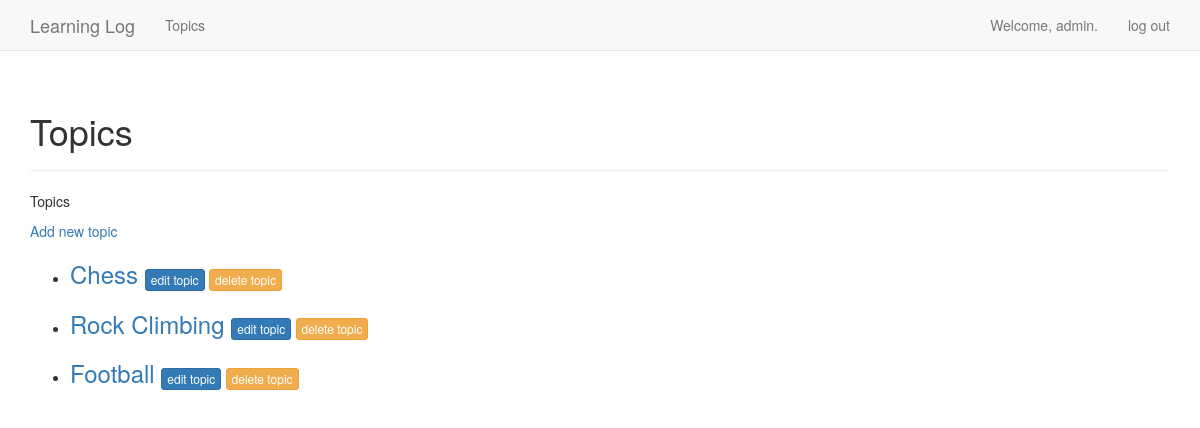
Before: /topics/ (signed in) with the older database file.
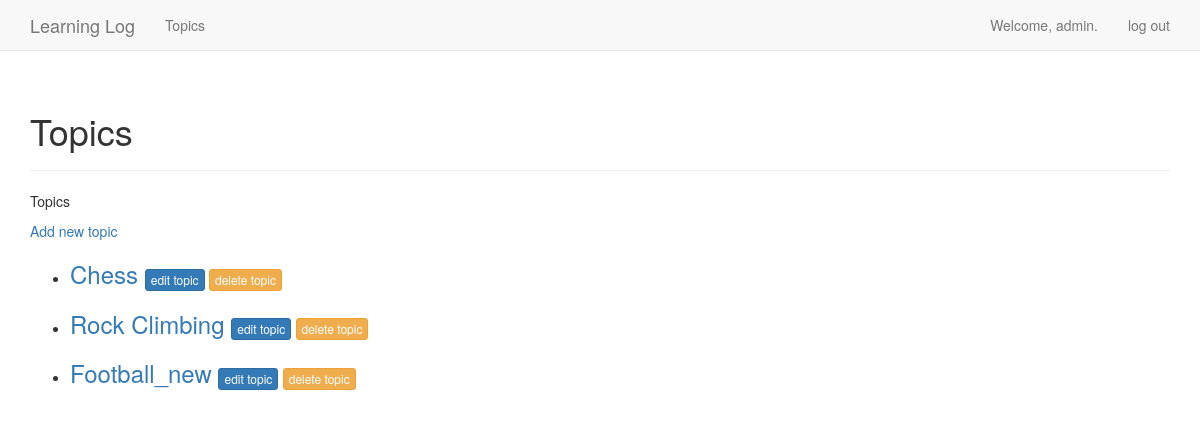
After: the same page with the newer database file.
### learning_logs/models.py (models this page shows)
class Topic(models.Model):
    text = models.CharField(max_length=200)
    date_added = models.DateTimeField(auto_now_add=True)
    owner = models.ForeignKey(User, on_delete=models.CASCADE)
    def __str__(self):
        return self.text

### learning_logs/views.py (the view)
# urls.py: path('topics/', views.topics, name='topics'),
@login_required
def topics(request):
    topics = Topic.objects.filter(owner=request.user).order_by('date_added')
    context = {'topics': topics}
    return render(request, 'learning_logs/topics.html', context)

### learning_logs/templates/learning_logs/topics.html (shortened to what this page needs)
{% extends "learning_logs/base.html" %}
{% block header %}
<h1>Topics</h1>
{% endblock header %}
{% block content %}
    <p>Topics</p>
    <a href="{% url 'learning_logs:new_topic' %}">Add new topic</a>
    <ul>
        {% for topic in topics %}
            <li>
                <h3>
                    <a href="{% url 'learning_logs:topic' topic.id %}">{{ topic }}</a>
                    <small>
                        <a class="btn btn-primary btn-xs" href="{% url 'learning_logs:edit_topic' topic.id %}">edit topic</a>
                        <button class="btn btn-warning btn-xs" data-href="{% url 'learning_logs:del_topic' topic.id %}" data-toggle="modal" data-target="#confirm-delete">
                        delete topic
                        </button>
                    </small>
                </h3>
            </li>
        {% empty %}
            <li>No topics have been added yet.</li>
        {% endfor %}
    </ul>
{% endblock content %}

Changed rows visible on the page:
changed Topic: text "Football" → "Football_new"
